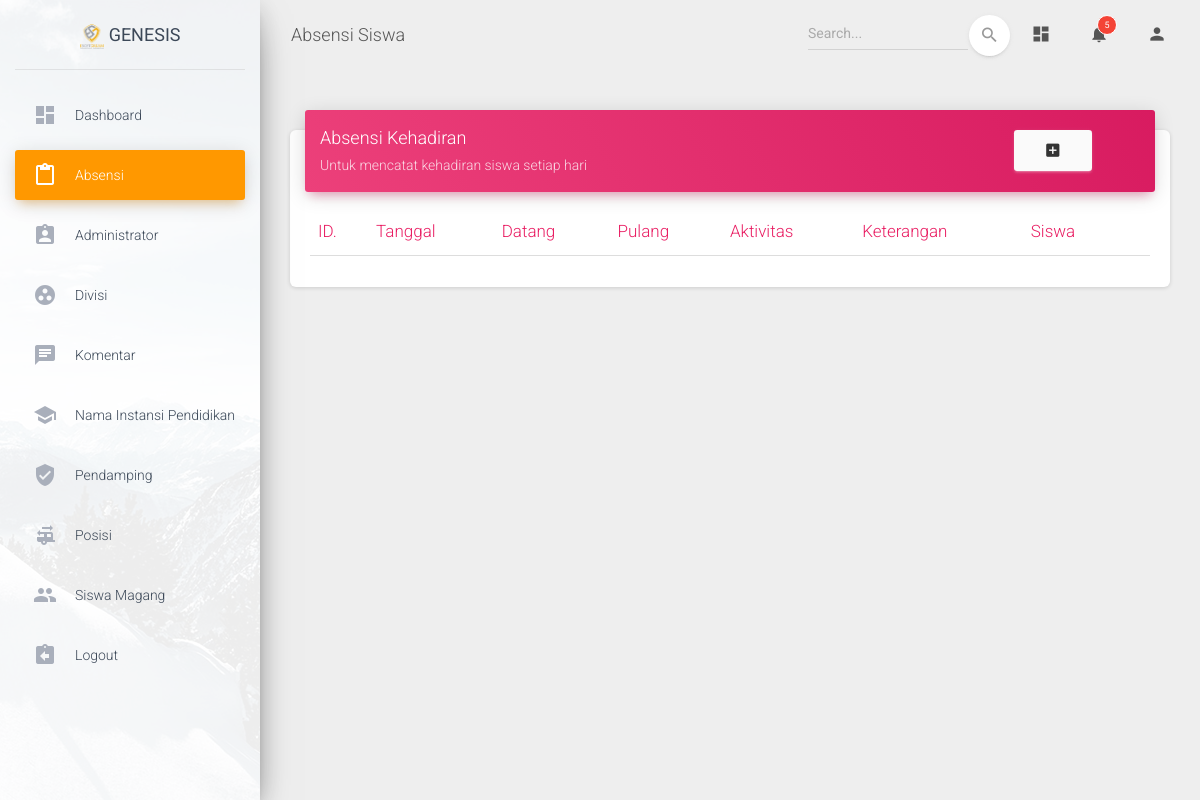
Page /index.php/Admin/Absensi on the earlier database version.
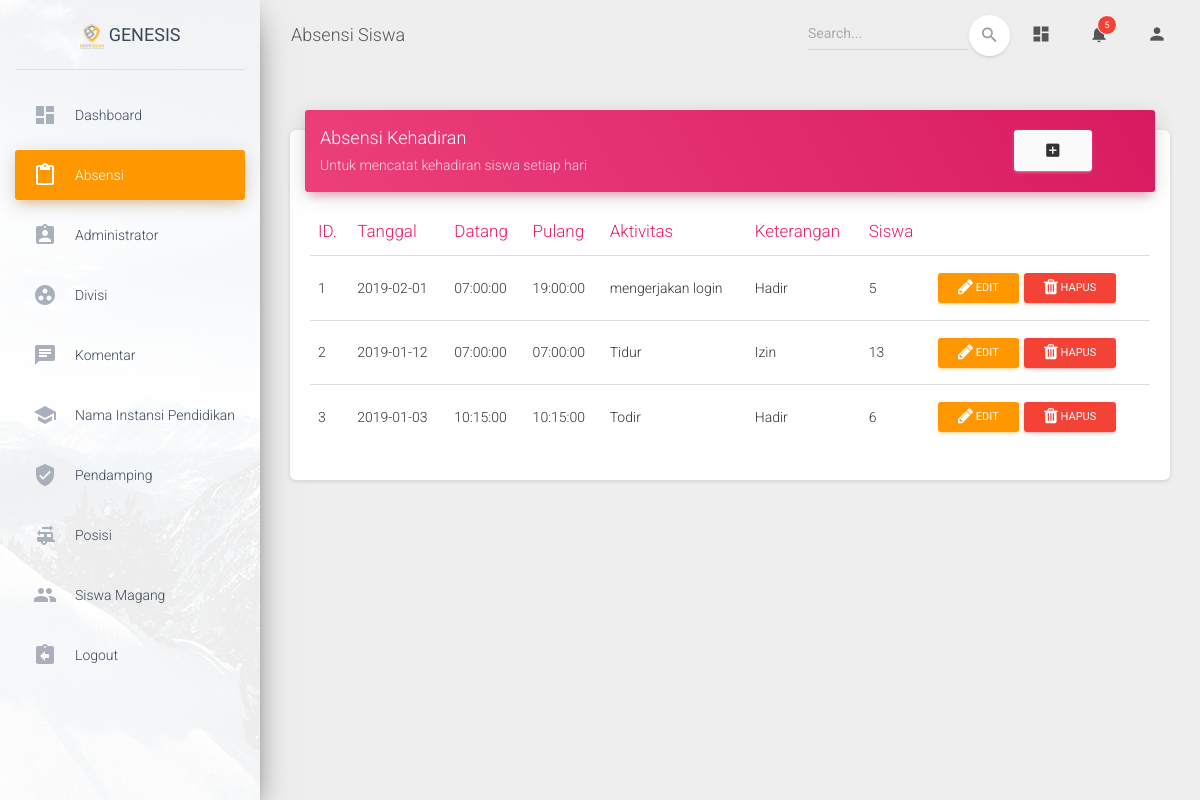
Same page on the later database version.
### tables this page shows
CREATE TABLE `absensi` (
  `id_absensi` int(11) NOT NULL,
  `tanggal` date NOT NULL,
  `datang` time NOT NULL,
  `pulang` time NOT NULL,
  `aktivitas` text NOT NULL,
  `keterangan` text NOT NULL,
  `fk_id_siswa` int(11) NOT NULL
);

### application/controllers/Admin/Absensi.php (called while the page is built, shortened)
<?php
class Absensi extends CI_Controller {
	public function __construct()
	{
		$this->load->library('form_validation');
		$this->load->model('AbsensiModel');
		$this->load->helper('form');
	}
	public function index()
	{
		$data['data'] = $this->AbsensiModel->get();
		$this->load->view('admin/absensi/template/header');
		$this->load->view('admin/absensi/index',$data);
		$this->load->view('admin/absensi/template/footer');
	}
}

### index.php (called while the page is built, shortened)
<?php
require_once BASEPATH.'core/CodeIgniter.php';

### application/models/AbsensiModel.php (called while the page is built, shortened)
<?php
class AbsensiModel extends CI_Model {
	public function get()
	{
		$this->db->select("absensi.*,(select nama from siswa_magang where id_siswa=absensi.fk_id_siswa) as nama_siswa");
		$this->db->order_by('tanggal','desc');
		return $this->db->get('absensi')->result();
	}
}

### application/views/admin/absensi/index.php (the view)
<?php $c_name = "Absensi" ?>
      <div class="content">
        <div class="container-fluid">
          <div class="row">
          <div class="col-md-12">
              <div class="card">
                <div class="card-header card-header-rose">
                  <div class="row">
                    <div class="col-md-10">
                  <h4 class="card-title ">Absensi Kehadiran</h4>
                  <p class="card-category">Untuk mencatat kehadiran siswa setiap hari</p>
                  </div>
                  <div class="col-xs-2">
                    <a href="<?= base_url('index.php/Admin/Absensi/insert') ?>" rel="tooltip" title="Tambah Data" class="btn btn-secondary">
                      <i class="material-icons">add_box</i>
                    </a>
                  </div>
                </div>
              </div>
                <div class="card-body">
                  <div class="table-responsive">
                    <table class="table">
                      <thead class=" text-rose">
                        <th>ID.</th>
                        <th>Tanggal</th>
                        <th>Datang</th>
                        <th>Pulang</th>
                        <th>Aktivitas</th>
                        <th>Keterangan</th>
                        <th>Siswa</th>
                        <th></th>
                      </thead>
                      <tbody>
                        <?php foreach ($data as $key => $value): ?>
                          <tr>
                            <td><?php echo ++$key; ?></td>
                            <td><?php echo date("Y-m-d", strtotime($value->tanggal)) ?></td>
                            <td><?php echo $value->datang ?></td>
                            <td><?php echo $value->pulang ?></td>
                            <td><?php echo $value->aktivitas ?></td>
                            <td><?php echo $value->keterangan ?></td>
                            <td><?php echo $value->fk_id_siswa ?></td>
                            <td>
                              <a class="btn btn-sm btn-warning" href="<?php echo site_url("Admin/".$c_name."/update/".$value->id_absensi) ?>"><i class="fa fa-pencil"></i> Edit</a>
                              <a href="<?php echo site_url("Admin/".$c_name."/delete/".$value->id_absensi) ?>" onclick="return confirm('Apakah anda yakin?')" class="btn btn-sm btn-danger">
                                <i class="fa fa-trash"></i> Hapus
                              </a>
                            </td>
                          </tr>
                          <?php endforeach ?>
                      </tbody>
                    </table>
                  </div>
                </div>
              </div>
              </div>
            </div>
          </div>
        </div>
      </div>

Differences in the rows shown:
added absensi: tanggal "2019-02-01", datang "07:00:00", pulang "19:00:00", aktivitas "mengerjakan login", keterangan "Hadir", fk_id_siswa "5"
added absensi: tanggal "2019-01-12", datang "07:00:00", pulang "07:00:00", aktivitas "Tidur", keterangan "Izin", fk_id_siswa "13"
added absensi: tanggal "2019-01-03", datang "10:15:00", pulang "10:15:00", aktivitas "Todir", keterangan "Hadir", fk_id_siswa "6"
